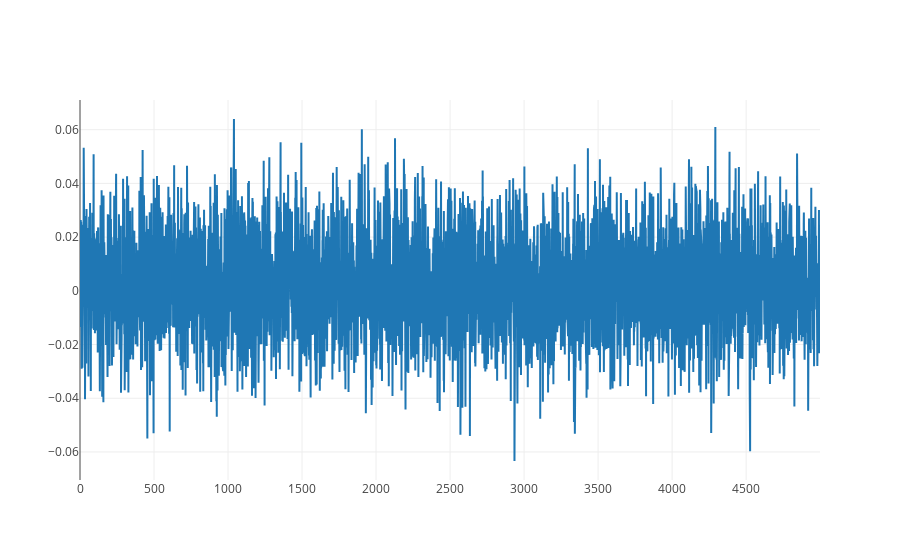

Source (notebook cell):
### Code cell
iplot([go.Scatter(y=b[:,1])], show_link=False)

### Figure 1 — Plotly figure (JSON) as saved in the notebook; plotly's stock layout.template omitted (floating-point values rounded to 4 significant figures; data arrays with more than 128 entries replaced by an {"elided": "..."} marker saying what was removed)
{"data": [{"type": "scatter", "uid": "c10bb10c-a2b2-11e8-9fba-00266c69923a", "y": {"elided": "5000 float values"}}], "layout": {}}
